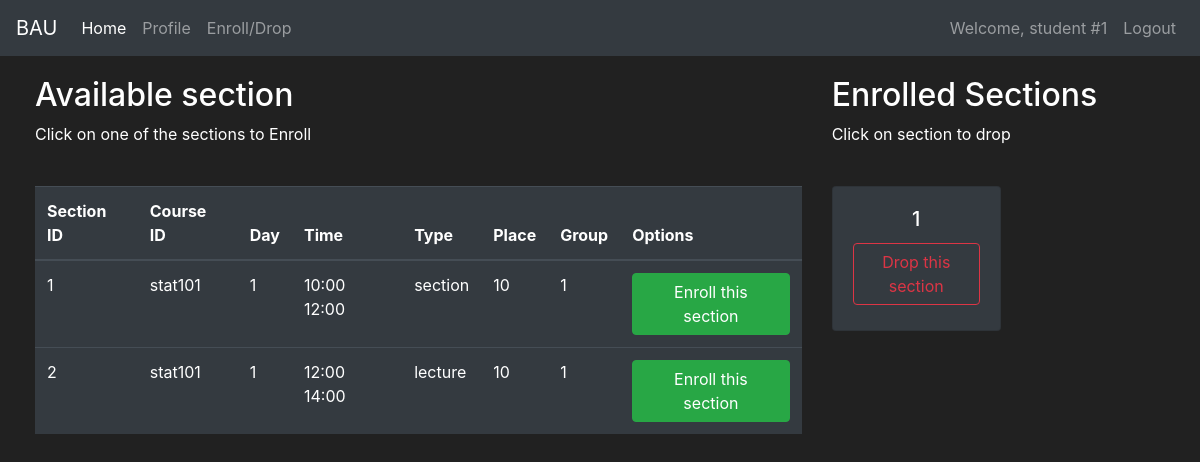
Screenshot of /ed (signed in) with the database file from the repository.
### App/models.py (models this page shows, shortened)
class User(db.Model, UserMixin):
    id = db.Column(db.Integer(), primary_key=True)
    first_name = db.Column(db.String(length=20), nullable=False, unique=False)
    last_name = db.Column(db.String(length=20), nullable=False, unique=False)
    email_address = db.Column(db.String(length=50), nullable=False, unique=True)
    ssn = db.Column(db.String(), nullable=False, unique=True)
    password_hash = db.Column(db.String(length=60), nullable=False)
    major = db.Column(db.Integer(), db.ForeignKey("department.id"))
    role = db.Column(db.Integer(), nullable=False, default=0)
    gpa = db.Column(db.Integer(), nullable=False, default=0)
    passed_credit_hours = db.Column(db.Integer(), nullable=False, default=0)
    registered_courses = db.relationship(
        "Course_registered", backref="student", lazy=True
    )
    taught_sections = db.relationship(
        "Section", backref="instructor", lazy=True, foreign_keys="Section.instructor_id"
    )
    @property
    def password(self):
        return self.password

class Section(db.Model):
    id = db.Column(db.Integer(), primary_key=True)
    course_id = db.Column(db.String(length=10), db.ForeignKey("courses.id"))
    place = db.Column(db.Integer(), db.ForeignKey("place.place_num"), nullable=False)
    semester = db.Column(db.String(length=20), nullable=False)
    type = db.Column(db.String(length=10), nullable=False, default="Theoretical")
    day = db.Column(db.Integer(), nullable=False)
    time = db.Column(db.String(length=10), nullable=False)
    group = db.Column(db.Integer(), nullable=False)
    capacity = db.Column(db.Integer(), nullable=False, default=26)
    registered_courses = db.relationship(
        "Course_registered", backref="section", lazy=True
    )
    instructor_id = db.Column(db.Integer(), db.ForeignKey("user.id"))

class Course_registered(db.Model):
    student_id = db.Column(db.Integer(), db.ForeignKey("user.id"), primary_key=True)
    section_id = db.Column(db.Integer(), db.ForeignKey("section.id"), primary_key=True)

### App/routes.py (the view, shortened to what this page needs)
@app.route("/ed", methods=["GET", "POST"])
@login_required
def ed_page():
    enroll_form = EnrollSectionForm()
    drop_form = DropSectionForm()
    if request.method == "GET":
        sections = Section.query.all()
        enrolled_sec = Course_registered.query.filter_by(
            student_id=current_user.id
        ).all()
        return render_template(
            "ed.html",
            sections=sections,
            enroll_form=enroll_form,
            enrolled_sec=enrolled_sec,
            drop_form=drop_form,
        )

### App/models.py (called while the page is built)
@login_manager.user_loader
def load_user(user_id):
    return User.query.get(int(user_id))

### App/templates/ed.html (shortened to what this page needs)
{% extends 'base.html' %}
{% block content %}
<div class="row" style="margin-top: 20px;margin-left: 20px;">
    <div class="col-8">
        <h2>Available section</h2>
        <p>Click on one of the sections to Enroll</p>
        <br>
        <table class="table table-hover table-dark">
            <thead>
                <tr>
                    <th scope="col">Section ID</th>
                    <th scope="col">Course ID</th>
                    <th scope="col">Day</th>
                    <th scope="col">Time</th>
                    <th scope="col">Type</th>
                    <th scope="col">Place</th>
                    <th scope="col">Group</th>
                    <th scope="col">Options</th>
                </tr>
            </thead>
            <tbody>
                {% for section in sections %}
                <tr>
                    <td>{{ section.id }}</td>
                    <td>{{ section.course_id }}</td>
                    <td>{{ section.day }}</td>
                    <td>{{ section.time }}</td>
                    <td>{{ section.type }}</td>
                    <td>{{ section.place }}</td>
                    <td>{{ section.group }}</td>
                    <td>
                        <button class="btn btn-outline btn-success" data-toggle="modal"
                            data-target="#Modal-EnrollConfirm-{{ section.id }}">Enroll this section</button>
                    </td>
                </tr>
                {% endfor %}
            </tbody>
        </table>
    </div>
    <div class="col-4">
        <h2>Enrolled Sections</h2>
        <p>Click on section to drop</p>
        <br>
        <div class="row">
            {% for section in enrolled_sec %}
            <div class="col-md-6">
                <div style="margin-bottom: 5px" class="card text-center bg-dark">
                    <div class="card-body">
                        <h5 class="card-title">{{ section.section_id }}</h5>
                        <button type="button" class="btn btn-outline-danger" style="margin-bottom: 5px"
                            data-toggle="modal" data-target="#Modal-DroppingConfirm-{{ section.section_id }}">
                            Drop this section
                        </button>
                    </div>
                </div>
            </div>
            {% endfor %}
        </div>
    </div>
</div>
{% endblock %}

### App/templates/base.html (shortened to what this page needs)
<!DOCTYPE html>
<html lang="en">
<head>
  <link rel="stylesheet" href="https://cdn.jsdelivr.net/npm/bootstrap@4.5.3/dist/css/bootstrap.min.css"
 />
  <link rel="stylesheet" href="https://cdnjs.cloudflare.com/ajax/libs/font-awesome/5.15.4/css/all.min.css">
</head>
<body>
  <nav class="navbar navbar-expand-md navbar-dark bg-dark">
    <a class="navbar-brand" href="#">BAU</a>
    <div class="collapse navbar-collapse" id="navbarNav">
      <ul class="navbar-nav mr-auto">
        {% if current_user.role == 2 %}
        <li class="nav-item">
          <a class="nav-link" href="{{ url_for('users_page') }}">Users</a>
        </li>
        <li class="nav-item">
          <a class="nav-link" href="{{ url_for('add_course_page') }}">Add Course</a>
        </li>
        <li class="nav-item">
          <a class="nav-link" href="{{ url_for('add_department_page') }}">Add Department</a>
        </li>
        <li class="nav-item">
          <a class="nav-link" href="{{ url_for('add_section_page') }}">Add Section</a>
        </li>
        <li class="nav-item">
          <a class="nav-link" href="{{ url_for('add_place_page') }}">Add Place</a>
        </li>
        <li class="nav-item">
          <a class="nav-link" href="{{ url_for('add_course_prerequisite_page') }}">Add Course Prerequisite</a>
        </li>
        {% else %}
        <li class="nav-item active">
          <a class="nav-link" href=" {{url_for('home_page')}} ">Home <span class="sr-only">(current)</span></a>
        </li>
        <li class="nav-item">
          <a class="nav-link" href="{{ url_for('profile_page') }}">Profile</a>
        </li>
        <li class="nav-item">
          <a class="nav-link" href="{{ url_for('ed_page') }}">Enroll/Drop</a>
        </li>
        {% endif %}
      </ul>
      {% if current_user.is_authenticated %}
      <ul class="navbar-nav">
        <li class="nav-item">
          <a class="nav-link" style="color: lawngreen; font-weight: bold;">
          </a>
        </li>
        <li class="nav-item">
          <a class="nav-link">Welcome, {{current_user.first_name}} {{current_user.last_name}} </a>
        </li>
        <li class="nav-item">
          <a class="nav-link" href=" {{url_for('logout_page')}} ">Logout</a>
        </li>
      </ul>
      {% endif %}
    </div>
  </nav>
  {% block content %} {% endblock %}
</body>
</html>

### App/templates/base.html (style rules this page uses)
body { background-color: #212121; color: white; }

### rows the page displays
User: first_name "student", last_name "#1"
Section: id "1", course_id "stat101", day "1", time "10:00 12:00", type "section", place "10", group "1"
Section: id "2", course_id "stat101", day "1", time "12:00 14:00", type "lecture", place "10", group "1"
Course_registered: section_id "1"
